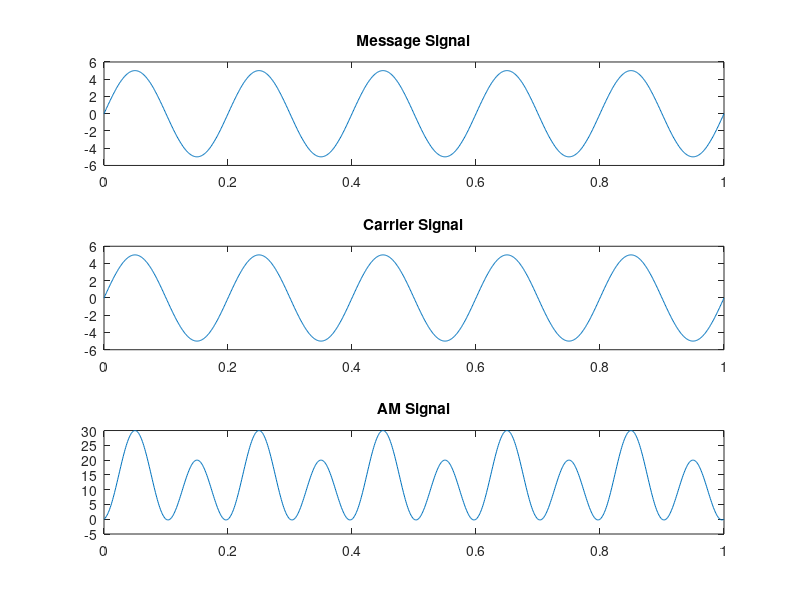

Write the MATLAB code that produced this figure.
clc;
clear all;
close all;

t = 0 : 0.001 : 1;
a = 5;
fm = input('Enter the frequency of message signal: ');
fc = input('Enter the frequency of carrier signal: ');
mi = input('Enter the modulation index: ');

sm = a*sin(2*pi*fm*t);
sc = a*sin(2*pi*fc*t);

sam = (a + mi*sm).*sin(2*pi*fc*t);

figure(73050);
subplot(3, 1, 1);
plot(t, sm);
title('Message Signal');

subplot(3, 1, 2);
plot(t, sc);
title('Carrier Signal');

subplot(3, 1, 3);
plot(t, sam);
title('AM Signal');
